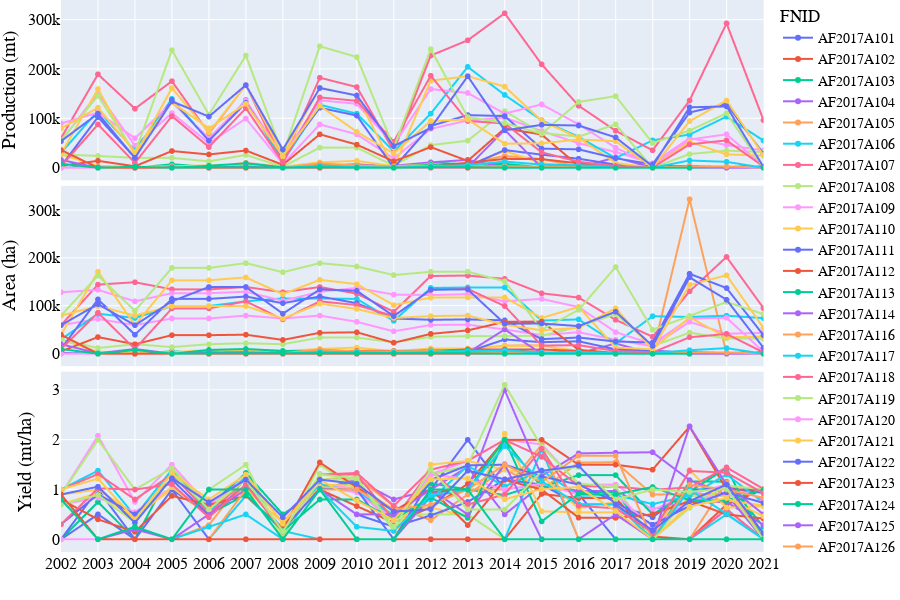
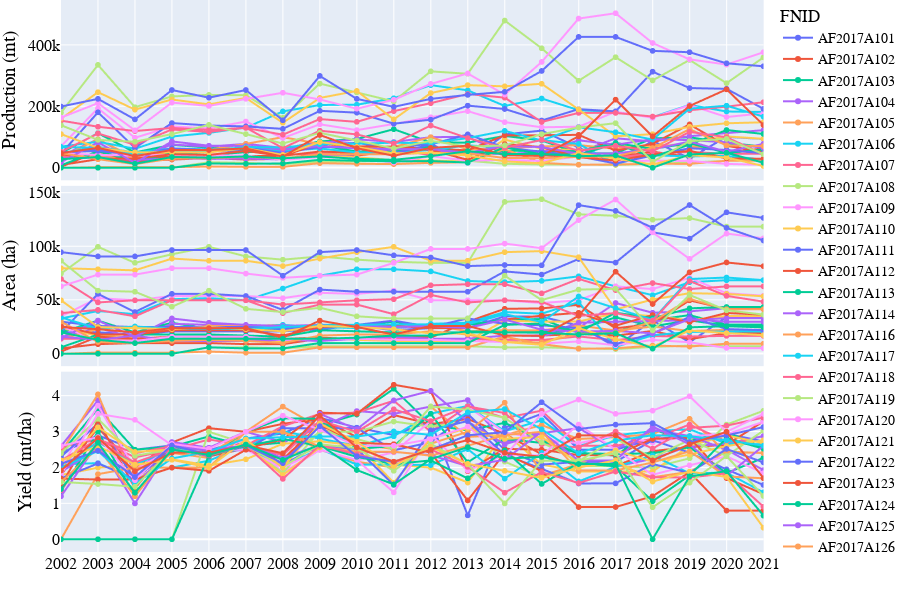

Notebook source saved alongside these figures, in order:
### Code cell
# Lineplot of Production-Area-Yield (PAY) time-series
country_iso, country_name = 'AF', 'Afghanistan'
df = pd.read_hdf('../data/crop/adm_crop_production_%s.hdf' % country_iso)
df = df[df['gscd_code']=='calibrated']; df['year'] = df['harvest_year']
year = [df['year'].min(), df['year'].max()]
product_season = [
    ['Wheat','Spring'],
    ['Wheat','Winter'],
]
for product_name, season_name in product_season:
    footnote = 'Production-Area-Yield (PAY) time-series of %s - %s - %s' % (country_iso, product_name, season_name)
    fn_save = '../figures/%s_line_pay_%s_%s.png' % (country_iso, product_name, season_name)
    sub = df[(df['product'] == product_name) & (df['season_name'] == season_name)]
    fig = PlotLinePAY(sub, year, footnote, fn_save)
    fig.show()
